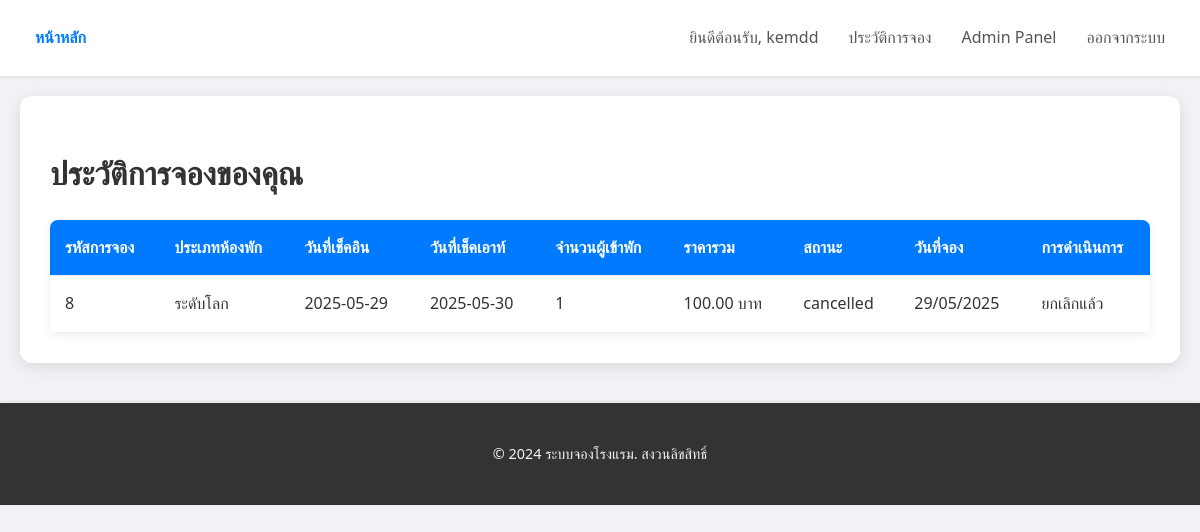
Page /hotel/index.php?page=booking_history (signed in) on the committed database.
### tables this page shows
CREATE TABLE `bookings` (
  `booking_id` int(11) NOT NULL,
  `user_id` int(11) NOT NULL,
  `room_id` int(11) NOT NULL,
  `check_in_date` date NOT NULL,
  `check_out_date` date NOT NULL,
  `guest_name` varchar(255) NOT NULL,
  `guest_email` varchar(255) NOT NULL,
  `total_price` decimal(10,2) NOT NULL,
  `booking_date` timestamp NOT NULL DEFAULT current_timestamp(),
  `status` enum('pending','confirmed','cancelled','completed') NOT NULL DEFAULT 'pending',
  `num_guests` int(11) NOT NULL DEFAULT 1
);

CREATE TABLE `rooms` (
  `room_id` int(11) NOT NULL,
  `room_number` varchar(50) NOT NULL,
  `room_type` varchar(100) NOT NULL,
  `description` text DEFAULT NULL,
  `price_per_night` decimal(10,2) NOT NULL,
  `capacity` int(11) NOT NULL,
  `image_url` varchar(255) DEFAULT 'https://via.placeholder.com/300x200?text=Room+Image',
  `is_available` tinyint(1) NOT NULL DEFAULT 1
);

### hotel/pages/booking_history.php (the view, shortened to what this page needs)
<?php
function handleBookingHistory($conn) {
    $user_id = $_SESSION['user_id'];
    echo <<<HTML
    <div class="container">
        <h1>ประวัติการจองของคุณ</h1>
HTML;
    $sql = "SELECT
                b.booking_id,
                r.room_type,
                b.check_in_date,
                b.check_out_date,
                b.total_price,
                b.num_guests,
                b.status,
                b.booking_date
            FROM
                bookings b
            JOIN
                rooms r ON b.room_id = r.room_id
            WHERE
                b.user_id = ?
            ORDER BY
                b.booking_date DESC";
    $stmt = $conn->prepare($sql);
    $stmt->bind_param("i", $user_id);
    $stmt->execute();
    $result = $stmt->get_result();
    if ($result->num_rows > 0) {
        echo <<<HTML
        <table>
            <thead>
                <tr>
                    <th>รหัสการจอง</th>
                    <th>ประเภทห้องพัก</th>
                    <th>วันที่เช็คอิน</th>
                    <th>วันที่เช็คเอาท์</th>
                    <th>จำนวนผู้เข้าพัก</th>
                    <th>ราคารวม</th>
                    <th>สถานะ</th>
                    <th>วันที่จอง</th>
                    <th>การดำเนินการ</th> </tr>
            </thead>
            <tbody>
HTML;
        while($booking = $result->fetch_assoc()) {
            echo "<tr>";
            echo "<td>" . htmlspecialchars($booking['booking_id']) . "</td>";
            echo "<td>" . htmlspecialchars($booking['room_type']) . "</td>";
            echo "<td>" . htmlspecialchars($booking['check_in_date']) . "</td>";
            echo "<td>" . htmlspecialchars($booking['check_out_date']) . "</td>";
            echo "<td>" . htmlspecialchars($booking['num_guests']) . "</td>";
            echo "<td>" . number_format($booking['total_price'], 2) . " บาท</td>";
            echo "<td>" . htmlspecialchars($booking['status']) . "</td>";
            echo "<td>" . htmlspecialchars(date('d/m/Y', strtotime($booking['booking_date']))) . "</td>";
            echo "<td>";
            if ($booking['status'] !== 'cancelled') {
                echo "<a href='?page=cancel_booking&id=" . htmlspecialchars($booking['booking_id']) . "' class='cancel-button'>ยกเลิก</a>";
            } else {
                echo "ยกเลิกแล้ว";
            }
            echo "</td>";
            echo "</tr>";
        }
        echo <<<HTML
            </tbody>
        </table>
HTML;
    } else {
        echo "<p>คุณยังไม่มีประวัติการจอง</p>";
    }
    echo <<<HTML
    </div>
HTML;
}
?>

### hotel/layout.php (style rules this page uses)
body { font-family: 'Segoe UI', Roboto, 'Helvetica Neue', Arial, sans-serif; margin: 0; padding: 0; background-color: #f0f2f5; color: #333; line-height: 1.6; overflow-x: hidden; }
.container { background-color: #fff; border-radius: 12px; box-shadow: 0 4px 15px rgba(0, 0, 0, 0.1); padding: 30px; flex-grow: 1; }
table { width: 100%; border-collapse: collapse; margin-top: 20px; background-color: #fff; border-radius: 8px; overflow: hidden; box-shadow: 0 2px 8px rgba(0, 0, 0, 0.08); }
table th, table td { padding: 15px; text-align: left; border-bottom: 1px solid #eee; }
table th { background-color: #007bff; color: white; font-weight: 600; }

### rows in the picture
bookings: booking_id "8", room.room_type "ระดับโลก", check_in_date "2025-05-29", check_out_date "2025-05-30", num_guests "1", total_price "100.00", status "cancelled", booking_date "29/05/2025", shows "ยกเลิกแล้ว"

### other values in the picture
$_SESSION['username'] "kemdd"
